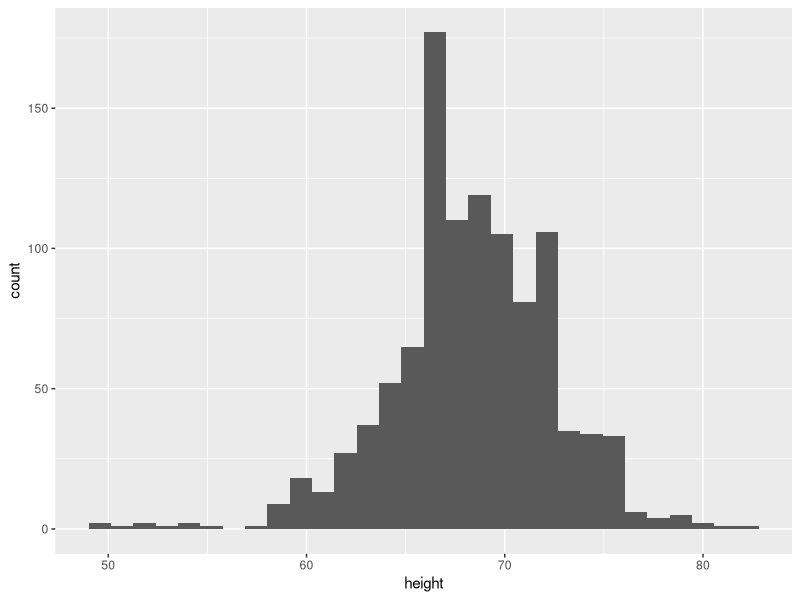
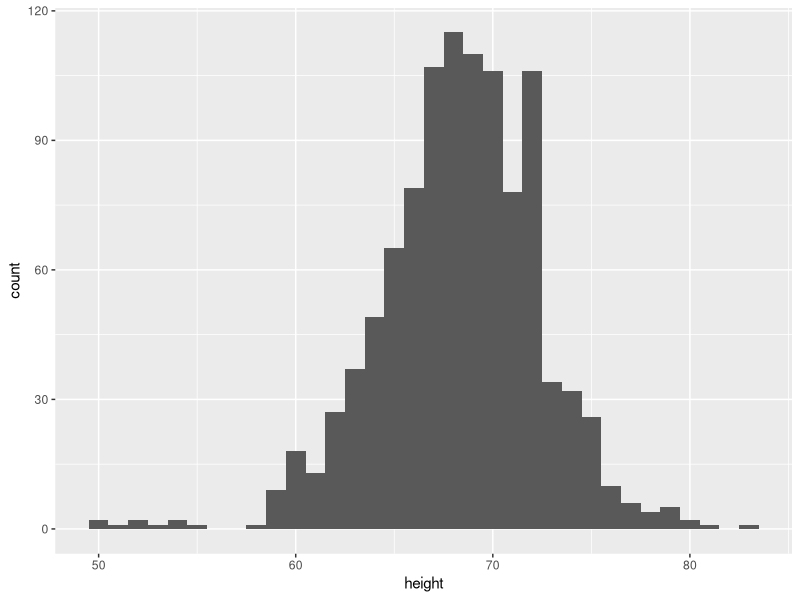
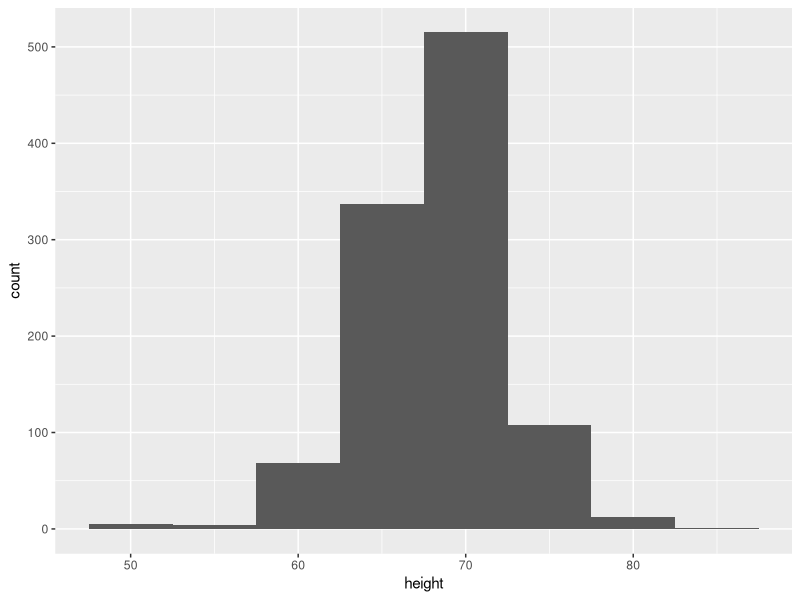
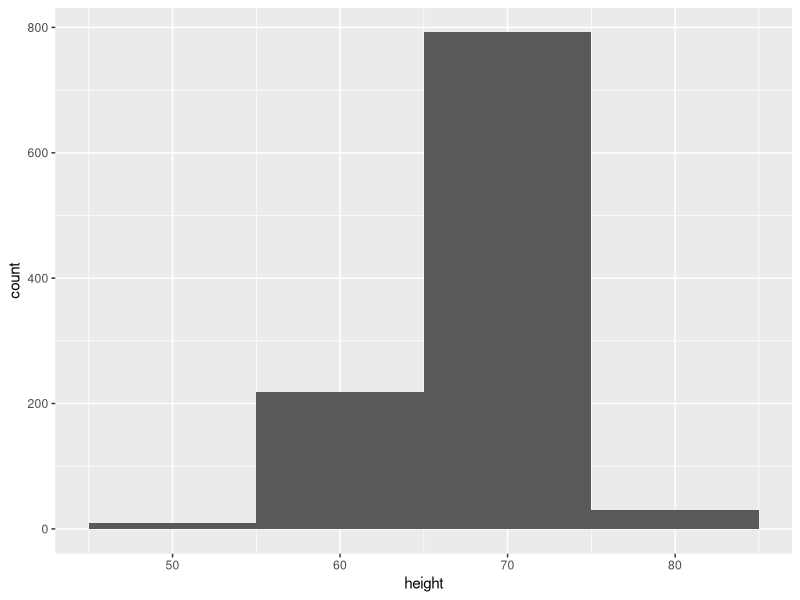
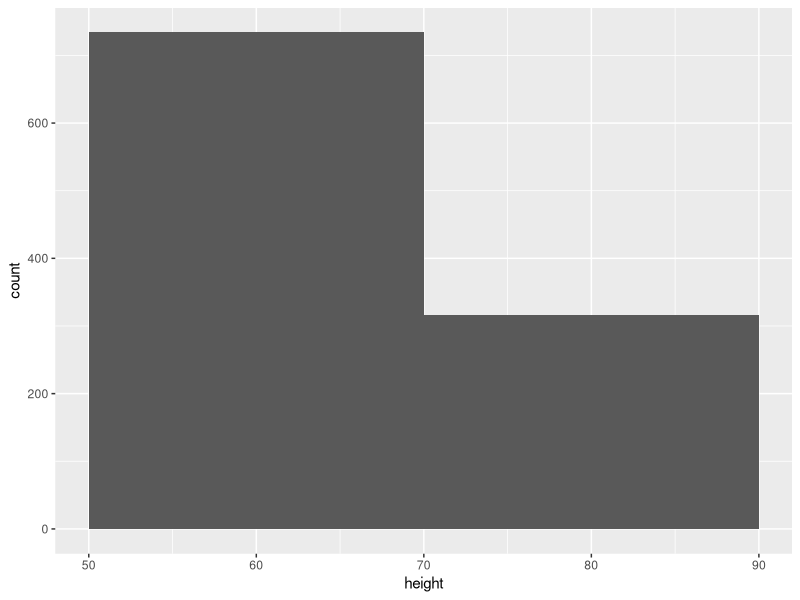
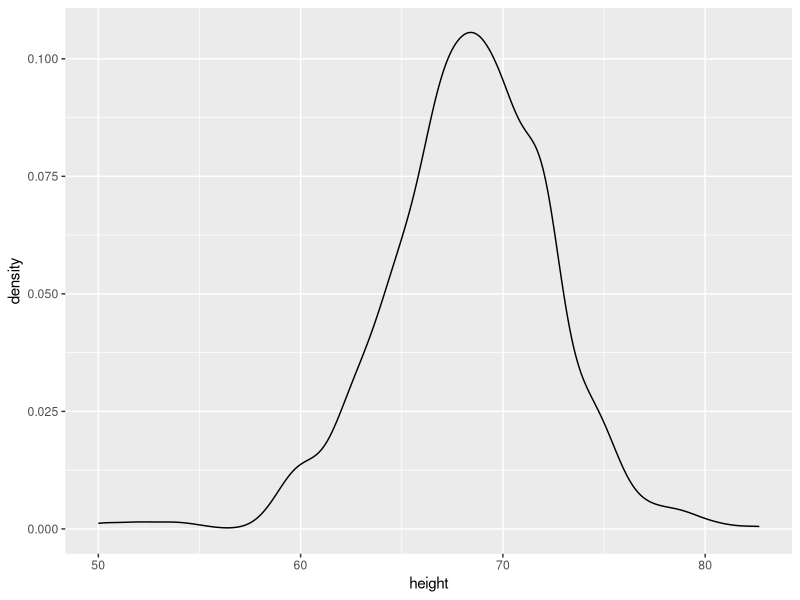
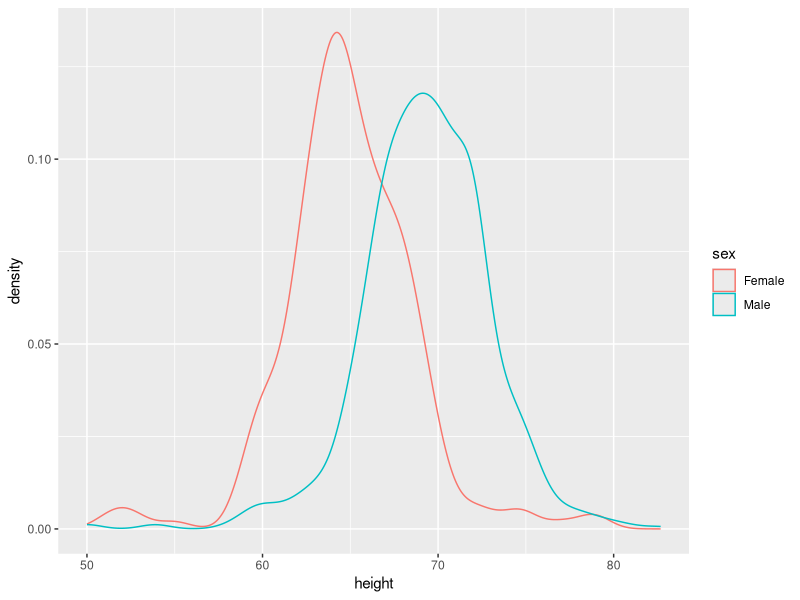
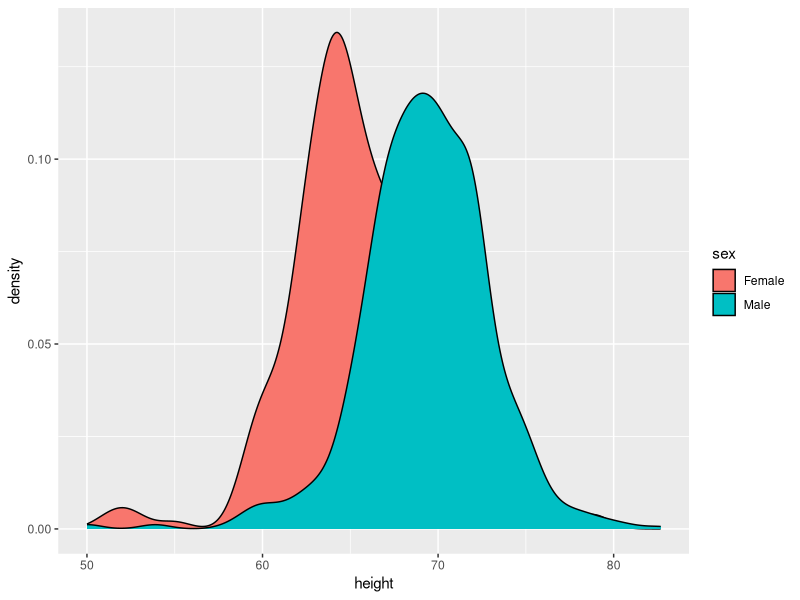

The R source for these figures, in order:
## ---- chunk 1
knitr::opts_chunk$set(echo = TRUE)
library(tidyverse)
## ---- chunk 2
#install.packages("dslabs")
library(dslabs) 
data(heights)
glimpse(heights)
## ---- chunk 3
ggplot(heights, aes(x = height)) +
  geom_histogram()
## ---- chunk 4
ggplot(heights, aes(x = height)) +
  geom_histogram(binwidth = 1)

ggplot(heights, aes(x = height)) +
  geom_histogram(binwidth = 5)

ggplot(heights, aes(x = height)) +
  geom_histogram(binwidth = 10)

ggplot(heights, aes(x = height)) +
  geom_histogram(binwidth = 20)

## ---- chunk 5
ggplot(heights, aes(x = height)) +
  geom_density()
## ---- chunk 6
ggplot(heights, aes(x = height, color = sex)) +
  geom_density()

## ---- chunk 7

ggplot(heights, aes(x = height, fill = sex)) +
  geom_density()
## ---- chunk 8
ggplot(heights, aes(x = height, fill = sex)) +
  geom_density(alpha = 0.5)

## ---- chunk 9
ggplot(heights, aes(y = height, x = sex)) +
  geom_boxplot()

## ---- chunk 10
mean(heights$height)
median(heights$height)
## ---- chunk 11
library(dplyr)

heights %>%
  group_by(sex) %>%
  summarize(mean_height = mean(height),
            median_height = median(height))
## ---- chunk 12
heights %>%
  filter(sex == "Female") %>%
  summarize(tallest_woman = max(height))

heights %>%
  filter(sex == "Male") %>%
  summarize(shortest_man = min(height))

## ---- chunk 13
# install.packages("pscl")
library(pscl) # loads in the package that has this data. 
## You might need to install this...

# data for presidental elections
votedata <-  presidentialElections
glimpse(votedata)
## ---- chunk 14
votedata_2000 <- votedata %>% filter(year == 2000)

ggplot(votedata_2000, aes(x = state, y = demVote)) +
  geom_col()
## ---- chunk 15

ggplot(votedata_2000, aes(x = state, y = demVote)) +
  geom_col() +
  coord_flip()
## ---- chunk 16
ggplot(votedata_2000, aes(x = reorder(state, demVote), y = demVote)) +
  geom_col() +
  coord_flip()

## ---- chunk 17
ggplot(votedata_2000, aes(x = reorder(state, demVote), y = demVote)) +
  geom_col() +
  coord_flip() +
  facet_wrap(~ south)

## ---- chunk 18


## ---- chunk 19
votedata_08_16 <- votedata %>% filter(year %in% c(2008, 2016))

ggplot(votedata_08_16, aes(x = reorder(state, demVote), y = demVote, fill = south)) +
  geom_col() +
  coord_flip() +
  facet_wrap(~ year)
## ---- chunk 20
ggplot(votedata_08_16, aes(x = reorder(state, demVote), y = demVote, fill = south)) +
  geom_col() +
  coord_flip() +
  facet_wrap(~ year) +
  geom_vline(xintercept = 50, linetype = "dashed", color = "red")
## ---- chunk 21
library(maps)
votedata$state <- tolower(votedata$state)  ## states need to be lowercase for linking

states_map <- map_data("state") ## this gives us the lat and long for each point of each state.
  
map_plot <-  ggplot(data =  votedata %>% filter(year == 2008), aes(map_id = state)) +
    geom_map(aes(fill = demVote), map = states_map) +
    expand_limits(x = states_map$long, y = states_map$lat)
map_plot  
## ---- chunk 22
map_plot <-  ggplot(data =  votedata %>% filter(year == 2016), aes(map_id = state)) +
  geom_map(aes(fill = demVote), map = states_map)+
  expand_limits(x = states_map$long, y = states_map$lat)
map_plot  
## ---- chunk 23
map_plot_south_2008 <-  ggplot(data =  votedata %>% filter(year == 2008), aes(map_id = state)) +
  geom_map(aes(fill = south), map = states_map) +
  expand_limits(x = states_map$long, y = states_map$lat)
map_plot_south_2008

map_plot_south_2016 <-  ggplot(data =  votedata %>% filter(year == 2016), aes(map_id = state)) +
  geom_map(aes(fill = south), map = states_map) +
  expand_limits(x = states_map$long, y = states_map$lat)
map_plot_south_2016
## ---- chunk 24


## ---- chunk 25


## ---- chunk 26
library(palmerpenguins)
glimpse(penguins)
## ---- chunk 27


## ---- chunk 28


## ---- chunk 29


## ---- chunk 30



## ---- chunk 31



## ---- chunk 32
